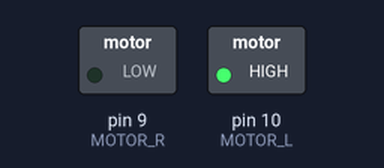
The sketch below on a simulated Arduino Uno, built with avr-gcc and run on an emulated ATmega328P. Shown: switched loads named in the sketch (green lamp = pin HIGH). Dashed ring = blinking.

Above: at 0.05 s.
At 2.0 s:
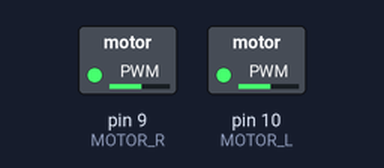
Timing chart, 0 to 3.0 s (numbered marks = the images above):
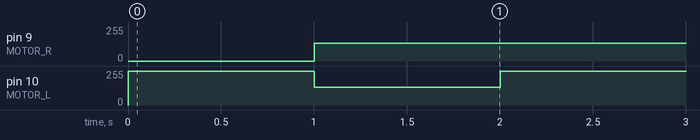

Measured:
- by itself, pin 9 (MOTOR_R): 0/255 → 135/255 at 1.0 s
- by itself, pin 10 (MOTOR_L): alternates 255/255 for 1.0 s and 135/255 for 1.0 s

The sketch:

kobuki_motores_basic.ino
```cpp
const byte MOTOR_L = 10; // the pin for the left motor power
const byte MOTOR_R = 9; // the pin for the right motor power

void setup() {
  // put your setup code here, to run once:
  pinMode(MOTOR_L, OUTPUT); // tell Arduino LED is an output
  pinMode(MOTOR_R, OUTPUT); // tell Arduino LED is an output


}

void loop() {
  // put your main code here, to run repeatedly:

  analogWrite(MOTOR_L, 255);
  delay(1000);
  analogWrite(MOTOR_L, 135);
  analogWrite(MOTOR_R, 135);
  delay(1000);

  //  delay(1000);
  //  analogWrite(MOTOR_R, 135);
  //  delay(1000);
  //  analogWrite(MOTOR_L, 0);
  //  delay(1000);
  //  analogWrite(MOTOR_R, 0);
  //  delay(1000);

}
```
